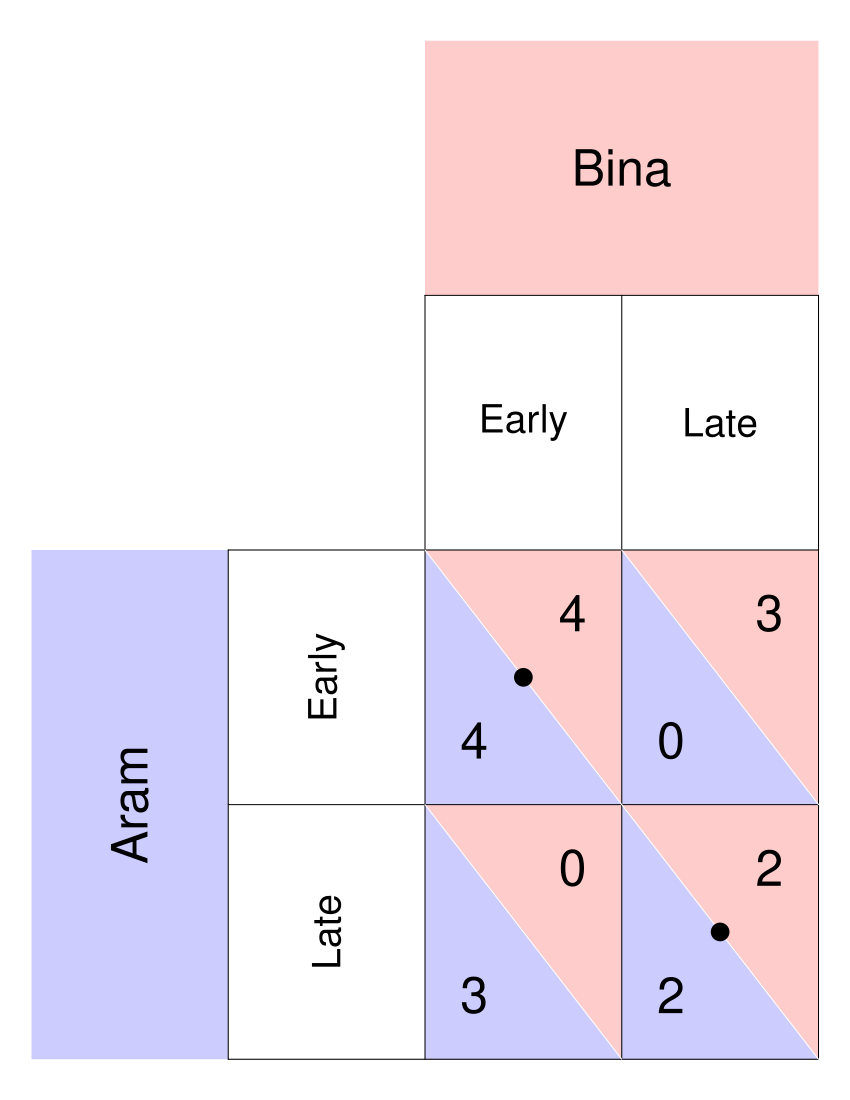

Source code (R):
require(ggplot2)
require(shape)
pdf(file = "society/matrix_palanpur_unsolved.pdf", width = 9, height = 7)

par(mar =  c(0, 0, 0, 0))
xlims <- c(0, 8)
ylims <- c(0, 8)

#TextSizes
PlayerSize <- 3
StratSize <- 2.3
PayoffSize <- 3
p1fadelevel <- 0.2
p2fadelevel <- 0.2


#Payoffs are listed as c("NW", "SW", "NE", "SE")

#Considerations for Player 1
P1Name <- c("Aram")
P1Strat <- c("Early", "Late")
P1Payoffs <- c("4", "3", "0", "2")
P1BR1 <- c("NW") #Must be NW or SW - the BR prints accordingly. 
P1BR2 <- c("SE") #Must be NE or SE - the BR prints accordingly. 
#NW = (5, 3); SW = (5,1); NE = (7, 3); SE = (7, 1)
P1bestsize <- 2.5 #Adjusts size of point indicating best response of P1

#Considerations for Player 2
P2Name <- c("Bina")
P2Strat <- c("Early", "Late")
P2Payoffs <- c("4", "0", "3", "2")
P2BR1 <- c("NW") #Must be NW or SW - the BR prints accordingly. 
P2BR2 <- c("SE") #Must be NE or SE - the BR prints accordingly. 
P2bestsize <- 4 #Adjusts size of circle indicating best response of P2

plot(0, 0, xlim = xlims, ylim = ylims, type = "n",
     xlab = expression(""),
     ylab = expression(""),
     xaxt = "n", 
     yaxt = "n", 
     cex.lab = 2, 
     bty = "n")



#Color and label for Player 1 and their strategies
polygon(c(0,0,2,2,0), c(0,4,4,0,0), col=rgb(0, 0, 1, p1fadelevel), density=NULL, border = NA)
text(1, 2, P1Name[1], srt = 90, cex = PlayerSize)

text(3, 3, P1Strat[1], cex = StratSize, srt = 90)
text(3, 1, P1Strat[2], cex = StratSize, srt = 90)


#Color and label for Player 2
polygon(c(4,4,8,8,4), c(8,6,6,8,8), col=rgb(1, 0, 0, p2fadelevel), density=NULL, border = NA)
text(6, 7, P2Name[1], cex = PlayerSize)

text(5, 5, P2Strat[1], cex = StratSize)
text(7, 5, P2Strat[2], cex = StratSize)

#NorthWest cell 
#P1
polygon(c(4,4,6,4), c(4,2,2,4), col=rgb(0, 0, 1, p1fadelevel), density=NULL, border = NA)
#P2
polygon(c(4,6,6,4), c(4,4,2,4), col=rgb(1, 0, 0, p2fadelevel), density=NULL, border = NA)

#P1
text(4.5, 2.5, P1Payoffs[1], cex = PayoffSize)
#P2
text(5.5, 3.5, P2Payoffs[1], cex = PayoffSize)

#SouthWest cell  
#P1
polygon(c(4,4,6,4), c(2,0,0,2), col=rgb(0, 0, 1, p1fadelevel), density=NULL, border = NA)
#P2
polygon(c(4,6,6,4), c(2,2,0,2), col=rgb(1, 0, 0, p2fadelevel), density=NULL, border = NA)

#P1
text(4.5, 0.5, P1Payoffs[2], cex = PayoffSize)
#P2
text(5.5, 1.5, P2Payoffs[2], cex = PayoffSize)


#NorthEast cell 
#P1
polygon(c(6,6,8,6), c(4,2,2,4), col=rgb(0, 0, 1, p1fadelevel), density=NULL, border = NA)
#P2
polygon(c(6,8,8,6), c(4,4,2,4), col=rgb(1, 0, 0, p2fadelevel), density=NULL, border = NA)
#P1
text(6.5, 2.5, P1Payoffs[3], cex = PayoffSize)
#P2
text(7.5, 3.5, P2Payoffs[3], cex = PayoffSize)

#SouthEast cell 
#P1
polygon(c(6,6,8,6), c(2,0,0,2), col=rgb(0, 0, 1, p1fadelevel), density=NULL, border = NA)
#P2
polygon(c(6,8,8,6), c(2,2,0,2), col=rgb(1, 0, 0, p2fadelevel), density=NULL, border = NA)
#P1
text(6.5, 0.5, P1Payoffs[4], cex = PayoffSize)
#P2
text(7.5, 1.5, P2Payoffs[4], cex = PayoffSize)


#Lines for the Table
segments(8, 0, 8, 6, lty = 1, col = "black")
segments(4, 6, 8, 6, lty = 1, col = "black")
segments(2, 0, 2, 4, lty = 1, col = "black")
segments(2, 0, 8, 0, lty = 1, col = "black")
segments(2, 4, 8, 4, lty = 1, col = "black")
segments(4, 0, 4, 6, lty = 1, col = "black")
segments(2, 2, 8, 2, lty = 1, col = "black")
segments(6, 0, 6, 6, lty = 1, col = "black")

#Diagonals
#NW
segments(4, 4, 6, 2, lty = 1, col = "white")
#NE
segments(6, 4, 8, 2, lty = 1, col = "white")
#SW
segments(4, 2, 6, 0, lty = 1, col = "white")
#Se
segments(6, 2, 8, 0, lty = 1, col = "white")


#Best responses
#P1
if (P1BR1[1] == "NW"){
  points(5, 3, pch = 16, col = "black", cex = P1bestsize)
} else{points(5, 1, pch = 16, col = "black", cex = P1bestsize)
}

if (P1BR2[1] == "NE"){
  points(7, 3, pch = 16, col = "black", cex = P1bestsize)
} else{points(7, 1, pch = 16, col = "black", cex = P1bestsize)
}


# #P2
# if (P2BR1[1] == "NW"){
#   points(5, 3, pch = 1, col = "black", cex = P2bestsize)
# } else{points(7, 3, pch = 1, col = "black", cex = P2bestsize)
# }
# 
# if (P2BR2[1] == "SW"){
#   points(5, 3, pch = 1, col = "black", cex = P2bestsize)
# } else{points(7, 1, pch = 1, col = "black", cex = P2bestsize)
# }

dev.off()
